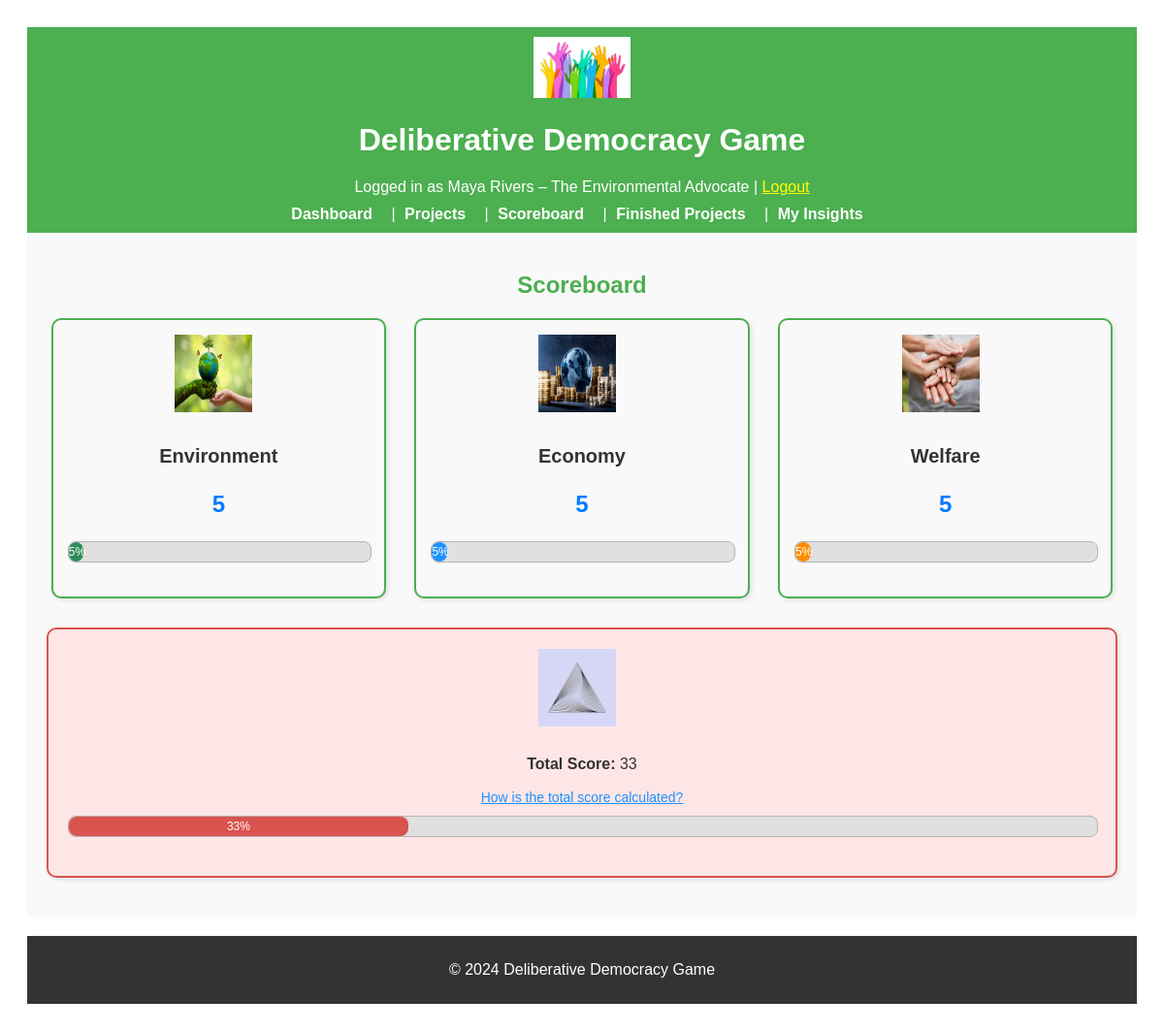
Page /scoreboard (signed in) on the committed database.
### app/models.py (models this page shows, shortened)
class User(UserMixin, db.Model):
    __tablename__ = "users"
    id = db.Column(db.Integer, primary_key=True)
    character_name = db.Column(db.String(64), unique=True, nullable=False)
    interests = db.Column(db.Text, nullable=True)
    utility_criteria = db.Column(db.Text, nullable=True)
    starting_resources = db.Column(db.Text, nullable=True)
    reading = db.Column(db.Text, nullable=True)
    environment = db.Column(db.Integer, default=0, nullable=True)
    money = db.Column(db.Integer, default=0, nullable=True)
    involvement = db.Column(db.Integer, default=0, nullable=True)
    welfare = db.Column(db.Integer, default=0, nullable=True)
    resources = db.relationship("Resource", backref="user", lazy=True)
    metrics = db.relationship("Metric", backref="user", lazy=True)

class CommonMetric(db.Model):
    __tablename__ = "common_metrics"
    id = db.Column(db.Integer, primary_key=True)
    type = db.Column(
        db.String(64), nullable=False
    )  # 'Environment', 'Economy', 'Welfare'
    value = db.Column(db.Integer, default=0, nullable=False)

### app/routes.py (the view)
@main.route("/scoreboard")
@login_required
def score_board():
    common_metrics = CommonMetric.query.all()
    return render_template(
        "score_board.html",
        metrics=common_metrics,
        calculate_total_score=calculate_total_score,
    )

### app/routes.py (called while the page is built)
@login_manager.user_loader
def load_user(user_id):
    return User.query.get(int(user_id))

### app/utils.py (called while the page is built)
def calculate_total_score(environment_score, economy_score, welfare_score):
    total_sum = environment_score + economy_score + welfare_score
    scores = [environment_score, economy_score, welfare_score]
    mean_score = total_sum / 3
    balance_penalty = sum((score - mean_score) ** 2 for score in scores) / 3
    balance_score = max(0, 100 - balance_penalty)
    total_score = (total_sum / 3) * 0.7 + balance_score * 0.3  # Weighted combination
    return min(100, max(0, int(total_score)))

### app/templates/score_board.html (shortened to what this page needs)
{% extends "base.html" %}
{% block content %}
<div class="scoreboard-header">
    <h2>Scoreboard</h2>
</div>
<div class="scoreboard-metrics">
    {% for metric in metrics %}
    <div class="metric-card">
        <img src="{{ url_for('static', filename='images/' + metric.type | lower + '.png') }}"
            alt="{{ metric.type }} icon" class="metric-icon">
        <div class="metric-info">
            <h3>{{ metric.type }}</h3>
            <p class="metric-value">{{ metric.value }}</p>
        </div>
        <div class="progress-bar-container">
            <div class="progress-bar {{ metric.type | lower }}" style="width: {{ metric.value }}%; max-width: 100%;">
                {{ metric.value }}%
            </div>
        </div>
    </div>
    {% endfor %}
</div>
<div class="total-score-section">
    {% set total_score = calculate_total_score(metrics[0].value, metrics[1].value, metrics[2].value) %}
    <div class="total-score-card full-width-box">
        <div class="metric-info">
            <img src="{{ url_for('static', filename='images/total_score.png') }}" alt="Total Score icon"
                class="metric-icon">
            <p><strong>Total Score:</strong> {{ total_score }}</p>
            <a href="{{ url_for('main.total_score_info') }}" class="info-link">How is the total score calculated?</a>
        </div>
        <div class="progress-bar-container full-width-progress">
            <div class="progress-bar total" style="width: {{ total_score }}%; max-width: 100%;">
                {{ total_score }}%
            </div>
        </div>
    </div>
</div>
{% endblock %}

### app/templates/base.html (shortened to what this page needs)
<!DOCTYPE html>
<html lang="en">
<head>
    <link rel="stylesheet" href="{{ url_for('static', filename='css/styles.css') }}">
</head>
<body>
    <header style="background-color: #4CAF50; padding: 10px; color: white; text-align: center;">
        <img src="{{ url_for('static', filename='images/logo.png') }}" alt="Game Logo"
            style="width: 100px; height: auto;">
        <h1>Deliberative Democracy Game</h1>
        {% if current_user.is_authenticated %}
        <p style="margin: 0;">Logged in as {{ current_user.character_name }} | <a href="{{ url_for('main.logout') }}"
                style="color: yellow;">Logout</a></p>
        {% endif %}
        <nav style="margin-top: 10px;">
            <a href="{{ url_for('main.dashboard') }}" style="color: white; padding: 5px;">Dashboard</a> |
            <a href="{{ url_for('main.project_list') }}" style="color: white; padding: 5px;">Projects</a> |
            <a href="{{ url_for('main.score_board') }}" style="color: white; padding: 5px;">Scoreboard</a> |
            <a href="{{ url_for('main.finished_projects') }}" style="color: white; padding: 5px;">Finished Projects</a>
            |
            <a href="{{ url_for('main.insight') }}" style="color: white; padding: 5px;">My Insights</a>
        </nav>
    </header>
    <main style="padding: 20px; background-color: #f9f9f9;">
        {% block content %}{% endblock %}
    </main>
    <footer style="background-color: #333; color: white; text-align: center; padding: 10px; margin-top: 20px;">
        <p>&copy; 2024 Deliberative Democracy Game</p>
    </footer>
</body>
</html>

### app/static/css/styles.css (style rules this page uses)
header { background-color: #4CAF50; color: white; padding: 15px; text-align: center; }
nav a { color: white; text-decoration: none; margin-right: 10px; font-weight: bold; }
footer { background-color: #333; color: white; text-align: center; padding: 10px; margin-top: 20px; }
.metric-icon { margin-right: 10px; width: 100px; height: 100px; }
.progress-bar-container { width: 100%; background-color: #e0e0e0; border-radius: 8px; margin-bottom: 20px; overflow: hidden; position: relative; border: 1px solid #b3b3b3; }
.progress-bar { height: 20px; border-radius: 8px; text-align: center; color: white; font-size: 12px; line-height: 20px; width: 0; transition: width 1s ease-in-out; }
.progress-bar.environment { background-color: #2e8b57; }
.progress-bar.economy { background-color: #1e90ff; }
.progress-bar.welfare { background-color: #ff8c00; }
.progress-bar.total { background-color: #d9534f; }
.scoreboard-header { text-align: center; color: #4CAF50; margin-bottom: 20px; }
.scoreboard-metrics { display: flex; flex-wrap: wrap; gap: 20px; justify-content: space-around; }
.metric-card { border: 2px solid #4CAF50; border-radius: 10px; padding: 15px; background-color: #f9f9f9; text-align: center; width: calc(30% - 20px); box-shadow: 2px 2px 5px rgba(0, 0, 0, 0.1); }
.metric-card h3 { font-size: 20px; margin-bottom: 5px; color: #333; }
.metric-info { margin-bottom: 10px; }
.metric-value { font-size: 24px; color: #555; font-weight: bold; }
.total-score-section { margin-top: 30px; width: 100%; }
.total-score-card { background-color: #ffe6e6; border: 2px solid #d9534f; border-radius: 10px; padding: 20px; text-align: center; width: 100%; box-sizing: border-box; margin-bottom: 20px; box-shadow: 2px 2px 5px rgba(0, 0, 0, 0.1); }
.info-link { color: #1e90ff; text-decoration: underline; font-size: 14px; }
.metric-icon { width: 80px; height: 80px; margin-bottom: 10px; }
.metric-value { color: #007bff; font-weight: bold; }

### rows in the picture
User: character_name "Maya Rivers – The Environmental Advocate"
CommonMetric: shows a picture, type "Environment", value "5"
CommonMetric: shows a picture, type "Economy", value "5"
CommonMetric: shows a picture, type "Welfare", value "5"

### other values in the picture
{{ total_score }} "33"
